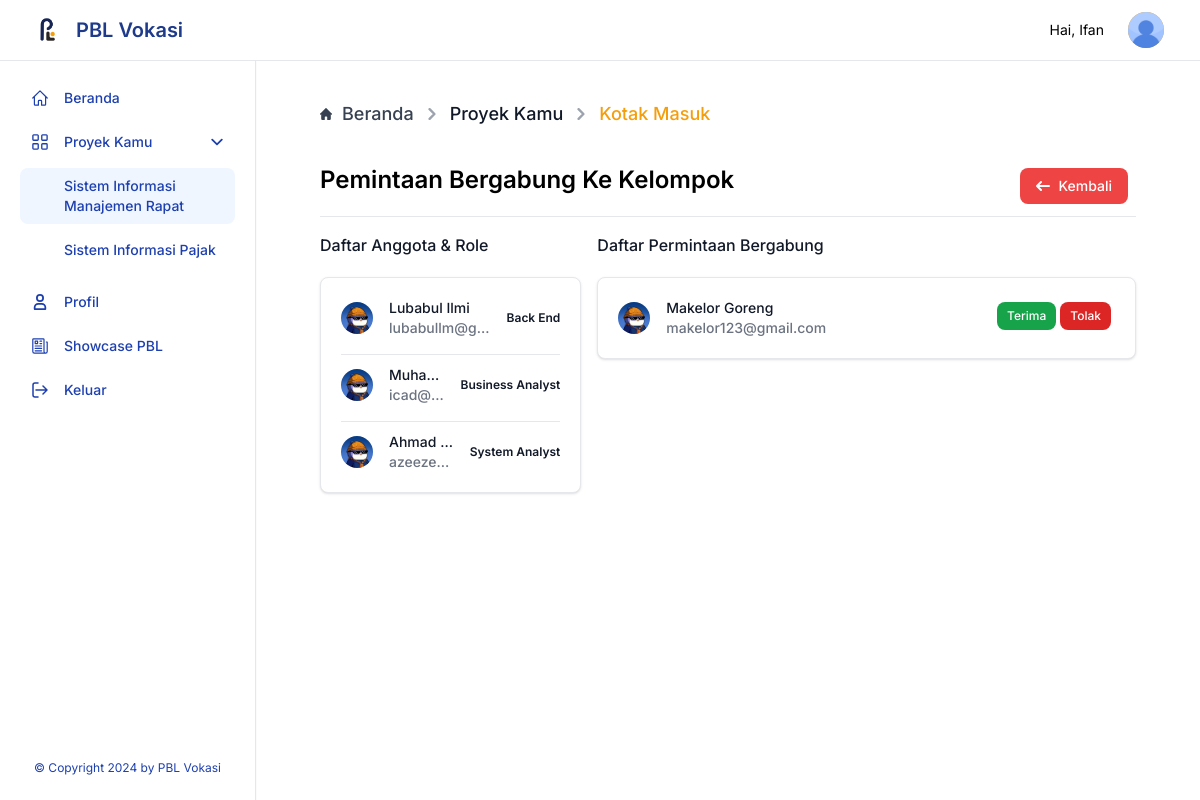
Before: /user/request.php?bid=1&id=43 (signed in) with the older database file.
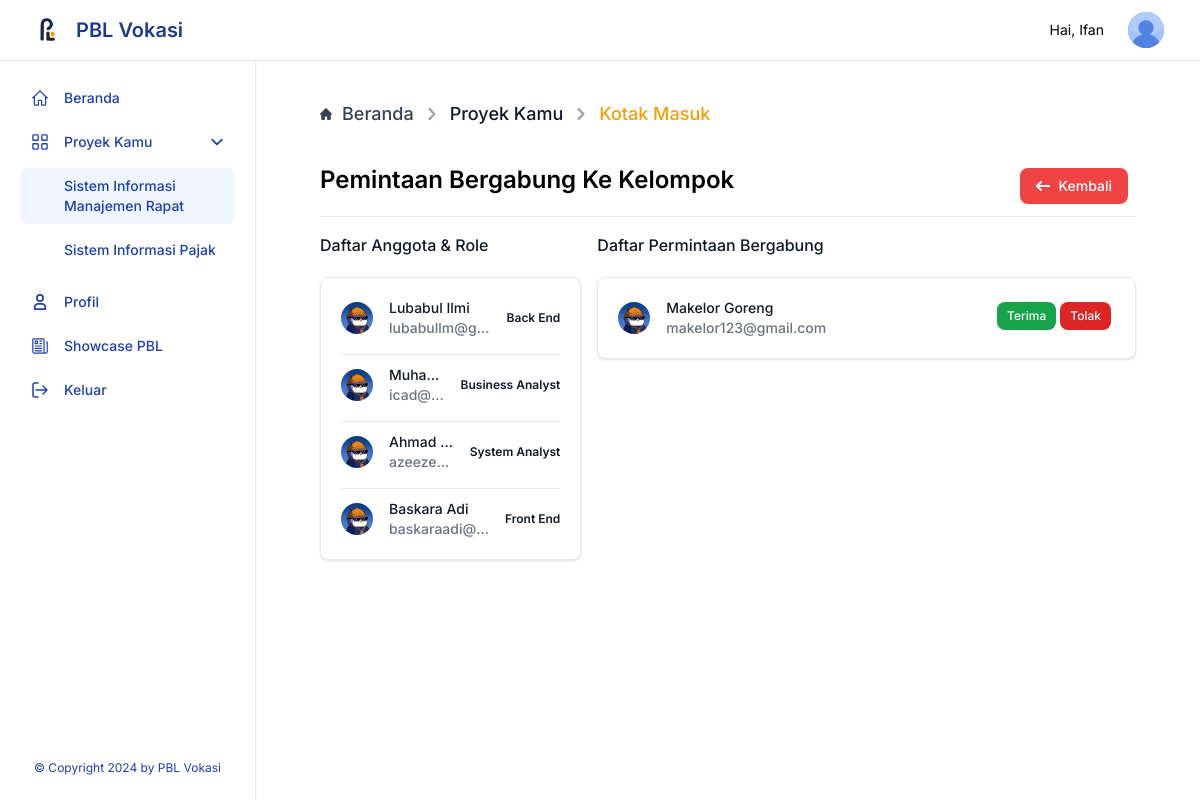
After: the same page with the newer database file.
### tables this page shows
CREATE TABLE `bunch` (
  `bunch_id` int(20) NOT NULL,
  `bunch_name` varchar(250) NOT NULL,
  `leader_id` varchar(250) NOT NULL,
  `project_id` int(20) NOT NULL,
  `grade` int(20) NOT NULL,
  `status_show` varchar(12) NOT NULL
);

CREATE TABLE `proyek` (
  `id_proyek` int(20) NOT NULL,
  `nama_proyek` varchar(500) NOT NULL,
  `deskripsi_proyek` varchar(2500) NOT NULL,
  `id_user` varchar(250) NOT NULL,
  `req` varchar(2500) NOT NULL,
  `minggu` int(10) NOT NULL,
  `status_show` varchar(10) NOT NULL,
  `pict` varchar(250) NOT NULL,
  `category` int(11) NOT NULL
);

CREATE TABLE `bunch_member` (
  `id` int(20) NOT NULL,
  `bunch_id` int(20) NOT NULL,
  `member_id` varchar(250) NOT NULL,
  `role` varchar(250) NOT NULL
);

CREATE TABLE `user` (
  `email` varchar(250) NOT NULL,
  `id` varchar(20) NOT NULL,
  `nama_user` varchar(250) NOT NULL,
  `level` varchar(250) NOT NULL,
  `gambar` varchar(500) NOT NULL,
  `password` varchar(700) NOT NULL
);

CREATE TABLE `request` (
  `request_id` int(20) NOT NULL,
  `bunch_id` int(20) NOT NULL,
  `user_id` varchar(250) NOT NULL,
  `role` varchar(250) NOT NULL,
  `status_req` varchar(250) NOT NULL
);

### query/query.php (called while the page is built, shortened)
<?php
require 'connectdb.php';
function execThis($query)
{
  global $conn;
  $result = mysqli_query($conn, $query);
  $rows = [];
  while ($row = mysqli_fetch_assoc($result)) {
    $rows[] = $row;
  }
  return $rows;
}

### user/request.php (the view, shortened to what this page needs)
<?php
require "../query/query.php";
$list_request = execThis("SELECT request_id, bunch_id, user_id, role, status_req, nama_user FROM request INNER JOIN user ON request.user_id = user.email WHERE request.bunch_id =" . $_GET['bid'] . " AND status_req = 'Belum Diterima'");
$get_all_members = execThis("SELECT member_id, bunch_member.id AS id_member, role, nama_user FROM bunch_member INNER JOIN user ON bunch_member.member_id = user.email WHERE bunch_id =" . $_GET['bid'] . "");
?>
<!DOCTYPE html>
<html lang="en">
<head>
  <?php include("./includes/head.php") ?>
</head>
<body class="">
  <?php include("./includes/navbar.php") ?>
  <?php include("./includes/aside.php") ?>
  <div class="p-4 sm:ml-64">
    <div class="rounded-lg mt-14 flex flex-col item-start">
      <div class="mx-auto w-full px-4 lg:px-12">
        <nav class="flex my-7" aria-label="Breadcrumb">
          <ol class="inline-flex items-center space-x-1 md:space-x-2 rtl:space-x-reverse">
            <li class="inline-flex items-center">
              <a href="./dashboard.php" class="inline-flex lg:text-lg text-sm items-center text-lg font-medium text-gray-700 hover:text-amber-500">
                Beranda
              </a>
            </li>
            <li class="inline-flex items-center">
              <div class="flex items-center">
                <svg class="ms-1 rtl:rotate-180 w-3 h-3 text-gray-400 mx-1" aria-hidden="true" xmlns="http://www.w3.org/2000/svg" fill="none" viewBox="0 0 6 10">
                  <path stroke="currentColor" stroke-linecap="round" stroke-linejoin="round" stroke-width="2" d="m1 9 4-4-4-4" />
                </svg>
                <a href="./projects.php?bid=<?= $_GET['bid'] ?>&id=<?= $_GET['id'] ?>" class="inline-flex items-center lg:text-lg text-sm md:text-md font-medium text-gray-700 hover:text-amber-800">
                  <span class="ms-1 lg:text-lg md:text-md font-medium text-gray-900 hover:text-amber-500 md:ms-2">Proyek Kamu</span>
                </a>
              </div>
            </li>
            <li aria-current="page">
              <div class="flex items-center">
                <svg class="rtl:rotate-180 w-3 h-3 text-gray-400 mx-1" aria-hidden="true" xmlns="http://www.w3.org/2000/svg" fill="none" viewBox="0 0 6 10">
                  <path stroke="currentColor" stroke-linecap="round" stroke-linejoin="round" stroke-width="2" d="m1 9 4-4-4-4" />
                </svg>
                <span class="ms-1 lg:text-lg text-sm font-medium text-amber-500 md:ms-2">Kotak Masuk</span>
              </div>
            </li>
          </ol>
        </nav>
        <div class="flex w-full flex-wrap justify-between items-center">
          <h2 class="lg:text-2xl text-xl mb-3 font-semibold">Pemintaan Bergabung Ke Kelompok</h2>
          <div class="flex items-center flex-wrap">
            <a href="./projects.php?bid=<?= $_GET['bid'] ?>&id=<?= $_GET['id'] ?>" type="button" class="text-white bg-red-500 hover:bg-red-400 focus:ring-4 focus:outline-none focus:ring-red-300 font-medium rounded-lg text-sm px-4 py-2 text-center inline-flex items-center me-2 my-3">
              <svg class="w-3.5 h-3.5 me-2" aria-hidden="true" xmlns="http://www.w3.org/2000/svg" fill="none" viewBox="0 0 14 10">
                <path stroke="currentColor" stroke-linecap="round" stroke-linejoin="round" stroke-width="2" d="M13 5H1m0 0 4 4M1 5l4-4" />
              </svg>
              Kembali
            </a>
          </div>
        </div>
        <div class="pt-4 border-t border-gray-200">
          <dl class="divide-y divide-gray-100">
            <div class="px-1 sm:grid grid-cols-1 md:grid-cols-2 lg:grid-cols-3 sm:gap-4 sm:px-0">
              <dt class="text-md font-medium leading-6 text-gray-900 flex flex-col col-span-2 lg:col-span-1">
                <p class="text-md text-gray-900">Daftar Anggota & Role</p>
                <div class="bg-white border shadow border-gray-200 mt-5 p-5 rounded-lg col-span-2">
                  <ul class="max-w-full">
                    <?php foreach ($get_all_members as $all) : ?>
                      <li class="pb-3 sm:pb-4 mt-2.5 last:border-0 last:pb-0 first:mt-0 border-b border-gray-200">
                        <div class="flex items-center space-x-4 rtl:space-x-reverse">
                          <div class="flex-shrink-0">
                            <img class="w-8 h-8 rounded-full" src="../assets/img/ian.jpeg" alt="">
                          </div>
                          <div class="flex-1 min-w-0">
                            <p class="text-sm font-medium text-gray-900 truncate ">
                              <?= $all['nama_user'] ?>
                            </p>
                            <p class="text-sm text-gray-500 truncate">
                              <?= $all['member_id'] ?>
                            </p>
                          </div>
                          <div class="inline-flex items-center text-xs font-semibold text-gray-900 ">
                            <?= $all['role'] ?>
                          </div>
                        </div>
                      </li>
                    <?php endforeach; ?>
                  </ul>
                </div>
              </dt>
              <dd class="mt-1 font-medium leading-6 text-gray-900 sm:col-span-2 sm:mt-0">
                <p class="text-md text-gray-900">Daftar Permintaan Bergabung</p>
                <div class="bg-white border shadow border-gray-200 mt-5 p-5 rounded-lg">
                  <ul class="max-w-full">
                    <?php foreach ($list_request as $lr) : ?>
                      <li class="pb-3 sm:pb-4 mt-2.5 last:border-0 last:pb-0 first:mt-0 border-b border-gray-200">
                        <form action="" method="post">
                          <div class="flex items-center space-x-4 rtl:space-x-reverse">
                            <div class="flex-shrink-0">
                              <img class="w-8 h-8 rounded-full" src="../assets/img/ian.jpeg" alt="">
                            </div>
                            <div class="flex-1 min-w-0">
                              <p class="text-sm font-medium text-gray-900 truncate ">
                                <?= $lr['nama_user'] ?>
                              </p>
                              <p class="text-sm text-gray-500 truncate">
                                <?= $lr['user_id'] ?>
                              </p>
                            </div>
                            <div class="inline-flex items-center">
                              <button type="submit" name="submit" class="focus:outline-none text-white bg-green-600 hover:bg-green-700 focus:ring-4 focus:ring-green-300 font-medium rounded-lg text-xs px-2.5 py-1.5 me-1 mb-1 ">Terima</button>
                              <button type="button" data-modal-target="popup-modal-reject-<?= $lr['request_id'] ?>" data-modal-toggle="popup-modal-reject-<?= $lr['request_id'] ?>" class="focus:outline-none text-white bg-red-600 hover:bg-red-700 focus:ring-4 focus:ring-red-300 font-medium rounded-lg text-xs px-2.5 py-1.5 me-1 mb-1 ">Tolak</button>
                            </div>
                          </div>
                        </form>
                      </li>
                    <?php endforeach; ?>
                  </ul>
                </div>
              </dd>
            </div>
          </dl>
        </div>
</body>
</html>

### user/includes/head.php (shortened to what this page needs)
<link href="https://cdnjs.cloudflare.com/ajax/libs/flowbite/2.0.0/flowbite.min.css" rel="stylesheet" />
<script src="https://cdn.tailwindcss.com"></script>

### user/includes/navbar.php (shortened to what this page needs)
<nav class="fixed top-0 z-50 w-full bg-white border-b border-gray-200">
  <div class="px-3 py-3 sm:py-3 lg:px-6 lg:pl-3">
    <div class="flex items-center justify-between px-3">
      <div class="flex items-center justify-start">
        <a href="#" class="flex ml-2 md:mr-24 items-center">
          <img src="/pbl/assets/img/logo.png" class="h-8 mr-3" alt="FlowBite Logo" />
          <span class="self-center text-lg text-blue-900 font-semibold sm:text-xl whitespace-nowrap logo-text">PBL Vokasi</span>
        </a>
      </div>
      <div class="flex items-center">
        <div class="name px-3 text-sm">Hai, <?= $_SESSION['nama_user'] ?></div>
        <div class="flex items-center ml-3">
          <div>
            <button type="button" class="flex text-sm bg-amber-500 rounded-full focus:ring-4 focus:ring-amber-300" aria-expanded="false" data-dropdown-toggle="dropdown-user">
              <img class="w-9 h-9 rounded-full" src="/pbl/assets/img/<?= $_SESSION['gambar'] ?>" alt="user photo">
            </button>
          </div>
        </div>
      </div>
    </div>
  </div>
</nav>

### user/includes/aside.php (shortened to what this page needs)
<?php
require_once "/xampp/htdocs/pbl/query/query.php";
$user_projects_pm = execThis("SELECT bunch.bunch_id, project_id, bunch_name, nama_proyek FROM bunch INNER JOIN proyek ON bunch.project_id = proyek.id_proyek WHERE leader_id = '" . $_SESSION['email'] . "'");
$pagename = substr($_SERVER['SCRIPT_NAME'], strrpos($_SERVER['SCRIPT_NAME'], "/") + 1);
?>
<aside id="logo-sidebar" class="fixed top-0 left-0 z-40 w-64 h-screen pt-20 px-4 transition-transform -translate-x-full bg-white border-r shadow-sm border-gray-200 sm:translate-x-0" aria-label="Sidebar">
   <div class="h-full px-1 pb-6 overflow-y-auto bg-white flex flex-col justify-between align-center">
      <ul class="space-y-2 font-medium">
         <li>
            <a href="/PBL/user/dashboard.php" class="flex
            <?= $pagename == 'dashboard.php' ? 'bg-blue-50' : '' ?>
            items-center hover:bg-blue-50 py-2 px-3 font-medium text-blue-800 text-sm rounded-lg group">
               <span class="ml-4">Beranda</span>
            </a>
         </li>
         <li>
            <button type="button" class="flex items-center w-full hover:bg-blue-50 py-2 px-3 font-medium text-blue-800 text-sm transition duration-75 rounded-lg group " aria-controls="dropdown-example" data-collapse-toggle="dropdown-example">
               <span class="flex-1 ml-4 text-left whitespace-nowrap">Proyek Kamu</span>
               <svg class="w-3 h-3" aria-hidden="true" xmlns="http://www.w3.org/2000/svg" fill="none" viewBox="0 0 10 6">
                  <path stroke="currentColor" stroke-linecap="round" stroke-linejoin="round" stroke-width="1.5" d="m1 1 4 4 4-4" />
               </svg>
            </button>
            <ul id="dropdown-example" class="<?= ($pagename == 'projects.php' || $pagename == 'details-anggota.php' || $pagename == 'details-progress.php' || $pagename == 'submit-projects.php' || $pagename == 'request.php' || $pagename == 'todo_add.php'  || $pagename == 'doing_add.php' || $pagename == 'done_add.php' || $pagename == 'edit-progress.php') ? '' : 'hidden' ?> py-2 space-y-2 duration-300">
               <?php foreach ($user_projects_pm as $upm) : ?>
                  <li>
                     <a href="/PBL/user/projects.php?bid=<?= $upm['bunch_id'] ?>&id=<?= $upm['project_id'] ?>" class="flex
                     <?php if ($pagename == 'projects.php' || $pagename == 'details-anggota.php' || $pagename == 'details-progress.php' || $pagename == 'submit-projects.php' || $pagename == 'request.php' || $pagename == 'todo_add.php'  || $pagename == 'doing_add.php' || $pagename == 'done_add.php' || $pagename == 'edit-progress.php') : ?>
                     <?=
                        $_GET['id'] == $upm['project_id'] ? 'bg-blue-50' : ''
                     ?>
                     <?php endif; ?>
                     items-center w-full hover:bg-blue-50 py-2 px-3 font-medium text-blue-800 text-sm transition duration-75 rounded-lg pl-11 group "><?= $upm['nama_proyek'] ?></a>
                  </li>
               <?php endforeach; ?>
            </ul>
         </li>
         <li>
            <a href="/PBL/user/profile.php" class="flex
            <?= $pagename == 'profile.php' ? 'bg-blue-50' : '' ?>
            items-center hover:bg-blue-50 py-2 px-3 font-medium text-blue-800 text-sm rounded-lg  group">
               <span class="flex-1 ml-4 whitespace-nowrap">Profil</span>
            </a>
         </li>
         <li>
            <a href="/PBL/user/showcase.php" class="flex items-center hover:bg-blue-50 py-2 px-3 font-medium text-blue-800 text-sm rounded-lg  group">
               <span class="flex-1 ml-4 whitespace-nowrap">Showcase PBL</span>
            </a>
         </li>
         <li>
            <a href="/PBL/user/logout.php" class="flex items-center hover:bg-blue-50 py-2 px-3 font-medium text-blue-800 text-sm rounded-lg  group">
               <span class="flex-1 ml-4 whitespace-nowrap">Keluar</span>
            </a>
         </li>
      </ul>
      <div>
         <p class="text-xs text-blue-800 text-center">&#169; Copyright 2024 by PBL Vokasi</p>
      </div>
   </div>
</aside>

### user/includes/head.php (style rules this page uses)
body { font-family: 'Inter', sans-serif; }
html { scroll-behavior: smooth; }

Changed rows visible on the page:
added bunch_member: member.nama_user "Baskara Adi", member "baskaraadi…", role "Front End"
